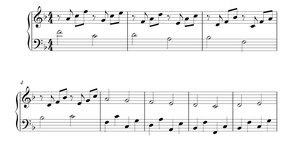
#> input picture StaffRemoval/aloha.png, 289 x 156 px, shrunk from 1063 x 573 before the run
$ jupyter execute --allow-errors staffRemovalWindow.ipynb   (older library calls are emulated)
#> lines starting #> are read from the running program, lines starting #| are printed output that depends on the picture; after the words box and inside, x2 and y2 are one past the last pixel; in counts of white or black regions, pixels touching at a corner belong together
[cell 1]
import cv2
import skimage.io as io
import numpy as np
from skimage.morphology import binary_erosion, binary_dilation, binary_closing,skeletonize, thin
from scipy.signal import convolve2d
from statistics import mode,variance
from math import sqrt
from skimage.measure import find_contours
import matplotlib.pyplot as plt
from skimage import data, color, img_as_ubyte
from skimage.feature import canny
from skimage.transform import hough_ellipse
from skimage.draw import ellipse_perimeter
from skimage.draw import rectangle
from skimage.morphology import disk
from scipy.spatial.distance import euclidean

[cell 2]
# [8 lines left out: functions showBinaryImg, showImg, not called in this run]

[cell 3]
def opening(img,ST):
    imgEroded=cv2.erode(img,ST)
    return cv2.dilate(imgEroded,ST)
def closing(img,ST):
    imgDilated=cv2.dilate(img,ST)
    return cv2.erode(imgDilated,ST)

[cell 4]
import numpy as np

from skimage.util.shape import view_as_windows

def feng_threshold(img, w_size1=15, w_size2=30,
                   k1=0.15, k2=0.01, alpha1=0.1):
    """ Runs the Feng's thresholding algorithm.
    Reference:
    Algorithm proposed in: Meng-Ling Feng and Yap-Peng Tan, “Contrast adaptive
    thresholding of low quality document images”, IEICE Electron. Express,
    Vol. 1, No. 16, pp.501-506, (2004).
    Modifications: Using integral images to compute the local mean and the
    standard deviation
    @param img: The input image. Must be a gray scale image
    @type img: ndarray
    @param w_size1: The size of the primary local window to compute
        each pixel threshold. Should be an odd window
    @type w_size1: int
    @param w_size2: The size of the secondary local window to compute
        the dynamic range standard deviation. Should be an odd window
    @type w_size2: int
    @param k1: Parameter value that lies in the interval [0.15, 0.25].
    @type k1: float
    @param k2: Parameter value that lies in the interval [0.01, 0.05].
    @type k2: float
    @param alpha1: Parameter value that lies in the interval [0.15, 0.25].
    @type alpha1: float
    @return: The estimated local threshold for each pixel
    @rtype: ndarray
    """
    # Obtaining rows and cols
    rows, cols = img.shape
    i_rows, i_cols = rows + 1, cols + 1

    # Computing integral images
    # Leaving first row and column in zero for convenience
    integ = np.zeros((i_rows, i_cols), np.float)
    sqr_integral = np.zeros((i_rows, i_cols), np.float)

    integ[1:, 1:] = np.cumsum(np.cumsum(img.astype(np.float), axis=0), axis=1)
    sqr_img = np.square(img.astype(np.float))
    sqr_integral[1:, 1:] = np.cumsum(np.cumsum(sqr_img, axis=0), axis=1)

    # Defining grid
    x, y = np.meshgrid(np.arange(1, i_cols), np.arange(1, i_rows))

    # Obtaining local coordinates
    hw_size = w_size1 // 2
    x1 = (x - hw_size).clip(1, cols)
    x2 = (x + hw_size).clip(1, cols)
    y1 = (y - hw_size).clip(1, rows)
    y2 = (y + hw_size).clip(1, rows)

    # Obtaining local areas size
    l_size = (y2 - y1 + 1) * (x2 - x1 + 1)

    # Computing sums
    sums = (integ[y2, x2] - integ[y2, x1 - 1] -
            integ[y1 - 1, x2] + integ[y1 - 1, x1 - 1])
    sqr_sums = (sqr_integral[y2, x2] - sqr_integral[y2, x1 - 1] -
                sqr_integral[y1 - 1, x2] + sqr_integral[y1 - 1, x1 - 1])

    # Computing local means
    means = sums / l_size

    # Computing local standard deviation
    stds = np.sqrt(sqr_sums / l_size - np.square(means))

    # Obtaining windows
    padded_img = np.ones((rows + w_size1 - 1, cols + w_size1 - 1)) * np.nan
    padded_img[hw_size: -hw_size, hw_size: -hw_size] = img

    winds = view_as_windows(padded_img, (w_size1, w_size1))

    # Obtaining maximums and minimums
    mins = np.nanmin(winds, axis=(2, 3))

    # Obtaining local coordinates for std range calculations
    hw_size = w_size2 // 2
    x1 = (x - hw_size).clip(1, cols)
    x2 = (x + hw_size).clip(1, cols)
    y1 = (y - hw_size).clip(1, rows)
    y2 = (y + hw_size).clip(1, rows)

    # Obtaining local areas size
    l_size = (y2 - y1 + 2) * (x2 - x1 + 2)

    # Computing sums
    sums = (integ[y2, x2] - integ[y2, x1 - 1] -
            integ[y1 - 1, x2] + integ[y1 - 1, x1 - 1])
    sqr_sums = (sqr_integral[y2, x2] - sqr_integral[y2, x1 - 1] -
                sqr_integral[y1 - 1, x2] + sqr_integral[y1 - 1, x1 - 1])

    # Computing local means2
    means2 = sums / l_size
    # Computing standard deviation range
    std_ranges = np.sqrt(sqr_sums / l_size - np.square(means2))

    # Computing normalized standard deviations and extra alpha parameters
    n_stds = stds / std_ranges
    n_sqr_std = np.square(n_stds)
    alpha2 = k1 * n_sqr_std
    alpha3 = k2 * n_sqr_std

    thresholds = ((1 - alpha1) * means + alpha2 * n_stds
                  * (means - mins) + alpha3 * mins)
    for x in range(img.shape[0]):
        for y in range(img.shape[1]):
            if(img[x][y]<thresholds[x][y]):
                img[x][y]=0
            else:
                img[x][y]=1
    return img

[cell 5]
img= cv2.imread("aloha.png",0)
#> img is the input picture: shape (156, 289); min 0, max 255, mean 242
if(np.amax(img)!=1):
    img=(img/255)
img=feng_threshold(img)
#> in feng_threshold, `means2 = sums / l_size`:
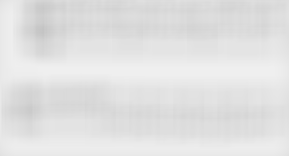
#> means2: shape (156, 289) float64; min 0.767, max 0.938, mean 0.885
#> in feng_threshold, `std_ranges = np.sqrt(sqr_sums / l_size - np.square(means2))`:
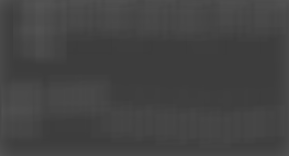
#> std_ranges: shape (156, 289) float64; min 0.238, max 0.328, mean 0.264
#> in feng_threshold, `n_sqr_std = np.square(n_stds)`:
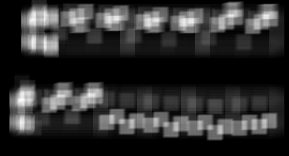
#> n_sqr_std: shape (156, 289) float64; 6.56% of the values are NaN or infinite; the others: min 0, max 1.05, mean 0.203; drawn with min black, max white, NaN and infinite black
#> in feng_threshold, `thresholds = ((1 - alpha1) * means + alpha2 * n_stds * (means - mins) ..`:
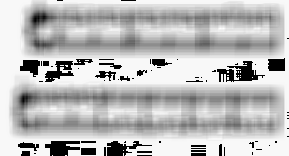
#> thresholds: shape (156, 289) float64; 6.56% of the values are NaN or infinite; the others: min 0.727, max 0.905, mean 0.867; drawn with min black, max white, NaN and infinite black
#> after the loop in feng_threshold, `for x in range(img.shape[0]):`:
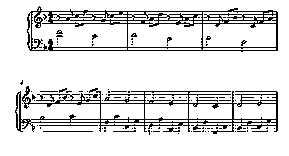
#> img: shape (156, 289) float64; values 0 (black) and 1 (white), 87.6% white; black in thin lines or dots, all inside (x1, y1, x2, y2) = (15, 6, 278, 135)
img2= np.copy(img)
img=1-img
proj = np.sum(img,1)
#> proj = 156 values, max 258 at index 119, min 0 at index 0, mean 35.78
maxProjection = np.max(proj)
#> maxProjection = 258
result = np.zeros(img.shape)
width=img.shape[1]
#> width = 289
# Draw a line for each row
for row in range(img.shape[0]):
    result[row,0:int(proj[row])]=1
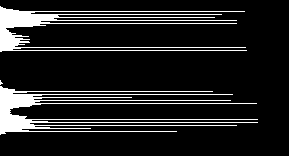
#> result: shape (156, 289) float64; values 0 (black) and 1 (white), 12.4% white; 3 white regions (1 under 20 px), largest, box (x1, y1, x2, y2) and area: (0, 86, 258, 135) 2984, (0, 6, 247, 52) 2590

cv2.imwrite('result.png', result)
result=1-result

[cell 6]
def filterPeaks(peaksMids,widths):
    newPeaks=[]
    newWidth=[]
    sumW=0
    for i in widths:
        sumW+=i
    avgW=sumW/len(widths)
    #if i dont have flase peaks for clusters then this will result in a problem
    var = variance(widths)
    print("var:",var)
    for i in range(len(peaksMids)):
        if(widths[i]>=avgW or (var<1000 and (avgW-widths[i])<20)):
            newPeaks.append(peaksMids[i])
            newWidth.append(widths[i])
    return newWidth,newPeaks
def imgStaffSegments(img,peaksMids,widths,staffH):
    segments=[]
    staffH=int(staffH)
    #TODO:add double the staff space instead of 5
    for i in range(len(peaksMids)):
        segments.append(img2[peaksMids[i]-int(widths[i]/2)-2*staffH:peaksMids[i]+int(widths[i]/2)+2*staffH,:])
    return segments

[cell 7]
def calcStaffPos(rowHist,isSigment):
    n,m=rowHist.shape
    if(isSigment):
        thres=20
    else:
        thres=int(maxProjection*0.6)
    start=end=0
    width=[]
    peaksMid=[]
    for i in range(n-1):
        if(rowHist[i][thres]!=rowHist[i+1][thres]):
            if rowHist[i][thres]==1:
                #end of zeros
                start=i
            else:
                #end of ones
                end=i+1
                peaksMid.append(int((start+end)/2))
                width.append((end-start))

    return np.array(width),np.array(peaksMid)


width,peaksMids=calcStaffPos(result,False)
#> in calcStaffPos, `thres=int(maxProjection*0.6)`: thres = 154
#> after the loop in calcStaffPos, `for i in range(n-1):`: peaksMid = [11, 14, 17, 20, 23, 47, 50, 91, 94, 100, 103, 119, 122, 125, 131]; width = [2, 2, 2, 2, 2, 2, 2, 2, 2, 2, 2, 2, 2, 2, 2]
#> width = [2, 2, 2, 2, 2, 2, 2, 2, 2, 2, 2, 2, 2, 2, 2]; peaksMids has the same summary as peaksMid in calcStaffPos
maxSpace=0
for i in range(len(peaksMids)):
    if(i%5<4 and i+1<len(peaksMids)and peaksMids[i+1]-peaksMids[i]>maxSpace):
        maxSpace=peaksMids[i+1]-peaksMids[i]
        maxSpace=maxSpace-(width[i]/2+width[i+1]/2)
#> this loop made 15 passes
#> maxSpace on passes 1, 2, 3, 4, 6, 7: 1, 1, 1, 1, 1, 39
#> after the loop, maxSpace = 39

widthSegments,peakSegments=calcStaffPos(result,True)
#> widthSegments = [17, 3, 3, 3, 2, 3, 2, 3, 14, 17]; peakSegments = [18, 35, 38, 41, 44, 47, 50, 91, 100, 123]
widthSegments,peakSegments=filterPeaks(peakSegments,widthSegments)
#> the loop in filterPeaks, `for i in widths:` made 10 passes
#> (i, sumW) on passes 1, 2, 5, 6, 7, 8, 9, 10: (17, 17), (3, 20), (2, 28), (3, 31), (2, 33), (3, 36), (14, 50), (17, 67)
#> sumW on passes 3 to 4: 23, 26
#> after the loop in filterPeaks, `for i in widths:`: sumW = 67
#> in filterPeaks, `avgW=sumW/len(widths)`: avgW = 6.7
#> in filterPeaks, `var = variance(widths)`: var = 42
#| var: 42
#> the loop in filterPeaks, `for i in range(len(peaksMids)):` made 10 passes
#> after the loop in filterPeaks, `for i in range(len(peaksMids)):`: newPeaks = [18, 35, 38, 41, 44, 47, 50, 91, 100, 123]; newWidth = [17, 3, 3, 3, 2, 3, 2, 3, 14, 17]
imgStaffSegments=imgStaffSegments(img2,peakSegments,widthSegments,maxSpace)
#> in imgStaffSegments, `staffH=int(staffH)`: staffH = 39
#> the loop in imgStaffSegments, `for i in range(len(peaksMids)):` made 10 passes
#> after the loop in imgStaffSegments, `for i in range(len(peaksMids)):`: segments = 10 items
#> imgStaffSegments = 10 items

imgindex=0
for i in imgStaffSegments:
    cv2.imwrite("segments/"+str(imgindex)+".png",i*255)
    imgindex+=1
#> this loop made 10 passes
#> after the loop, imgindex = 10

[cell 8]
def removeStaffRow(imgOriginal,midPoint,curWidth):
    thresPixel=curWidth
    for i in range(imgOriginal.shape[1]):
        pixelSum= sum(imgOriginal[midPoint-curWidth:midPoint+curWidth,i:i+1])
        if(pixelSum<=thresPixel):
           # print(imgOriginal[midPoint-curWidth:midPoint+curWidth,i:i+1])
            imgOriginal[midPoint-curWidth:midPoint+curWidth,i:i+1]=0
    return imgOriginal

img2=1-img2
ST=np.ones((1,3))
img2=cv2.dilate(img2,ST)
#> img2: shape (156, 289) float64; values 0 (black) and 1 (white), 17.1% white; 42 white regions (29 under 20 px), largest, box (x1, y1, x2, y2) and area: (14, 86, 279, 135) 3843, (26, 6, 279, 52) 3281, (39, 88, 73, 93) 59

for i in range(len(peaksMids)):
    img2=removeStaffRow(img2,peaksMids[i],width[i])
#> this loop made 15 passes
#> pass 1, `img2=removeStaffRow(img2,peaksMids[i],width[i])`:
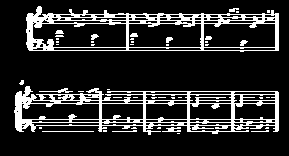
#> img2: shape (156, 289) float64; values 0 (black) and 1 (white), 16.5% white; 45 white regions (31 under 20 px), largest, box (x1, y1, x2, y2) and area: (14, 86, 279, 135) 3843, (26, 6, 279, 52) 2978, (39, 88, 73, 93) 59
#> after the loop:
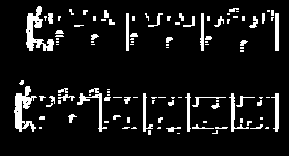
#> img2: shape (156, 289) float64; values 0 (black) and 1 (white), 8.9% white; 112 white regions (67 under 20 px), largest, box (x1, y1, x2, y2) and area: (26, 6, 54, 51) 515, (14, 86, 37, 132) 482, (77, 88, 107, 132) 255

ST=np.ones((2,1))
img2=cv2.dilate(img2,ST)
#> img2: shape (156, 289) float64; values 0 (black) and 1 (white), 10.8% white; 75 white regions (23 under 20 px), largest, box (x1, y1, x2, y2) and area: (26, 6, 54, 52) 572, (14, 86, 37, 133) 534, (77, 88, 107, 133) 310
img2=1-img2
cv2.imwrite("outing.png",img2*255)
#> Out = True

[cell 9]
img= cv2.imread("0another.png",0)
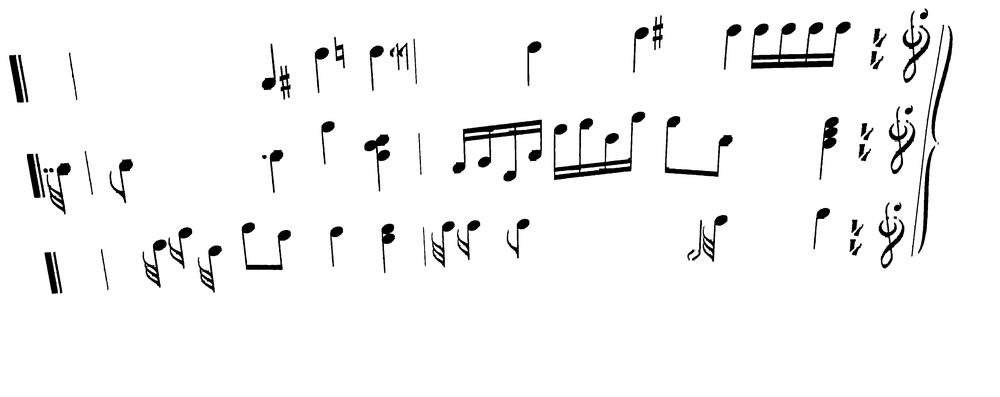
#> input picture StaffRemoval/0another.png, 1000 x 397 px, shrunk from 3680 x 1460 before the run
#> img is the input picture: shape (397, 1000); min 0, max 255, mean 244.6
if(np.amax(img)!=1):
    img=(img/255)
img = np.where(img>200/255,1,0)
#> img: shape (397, 1000) int64; values 0 (black) and 1 (white), 95.2% white; 67 black regions (2 under 20 px), largest, box (x1, y1, x2, y2) and area: (751, 21, 851, 69) 1753, (554, 111, 645, 180) 1563, (452, 119, 542, 182) 1548

#img=feng_threshold(img)
img2= np.copy(img)
contours = find_contours(img2, 0.8)
#> contours = 103 point arrays, longest 637 points
imgContours=[]
index=0
for contour in contours:
    x = contour[:,1]
    y = contour[:,0]
    [Xmin, Xmax, Ymin, Ymax] = [np.amin(x), np.amax(x), np.amin(y), np.amax(y)]
    rr, cc = rectangle(start = (Ymin,Xmin), end = (Ymax,Xmax), shape=img.shape)
    imgSymbol=img2[int(Ymin):int(Ymax+1),int(Xmin):int(Xmax+1)]
    imgContours.append([Ymin,Xmin])
    cv2.imwrite("contours/"+str(index)+".png",imgSymbol*255)
    index+=1
#> this loop made 103 passes
#> (Xmin, Xmax, Ymin, Ymax) on passes 1 to 12: (919.2, 927.8, 7.2, 19.8), (901.2, 929.8, 9.2, 82.8), (651.2, 662.8, 14.2, 49.8), (750.2, 850.8, 20.2, 68.8), (723.2, 741.8, 23.2, 69.8), (910.2, 943.8, 24.2, 256.8), (930.2, 952.8, 24.2, 144.8), (632.2, 648.8, 26.2, 72.8), (872.2, 886.8, 27.2, 47.8), (655.8, 658.2, 29.8, 35.2), (333.2, 344.8, 36.2, 68.8), (412.2, 416.8, 38.2, 83.8)
#> (x, y, Xmin, Xmax, Ymin, Ymax, rr, cc) on passes 40, 45: ([826, 825.8, 825.8, 826, 827, 827.2, 827, 826.2, 826], [129.2, 129, 128, 127.8, 127.8, 128, 128.2, 129, 129.2], 825.8, 827.2, 127.8, 129.2, [[128, 129], [128, 129]], [[826, 826], [827, 827]]), ([825, 824.8, 824.8, 825, 826, 826.2, 826, 825.2, 825], [139.2, 139, 138, 137.8, 137.8, 138, 138.2, 139, 139.2], 824.8, 826.2, 137.8, 139.2, [[138, 139], [138, 139]], [[825, 825], [826, 826]])
#> pass 2, `imgSymbol=img2[int(Ymin):int(Ymax+1),int(Xmin):int(Xmax+1)]`:
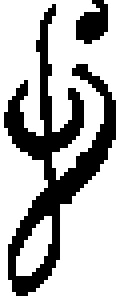
#> imgSymbol: shape (74, 29) int64 (shown 4 times larger); values 0 (black) and 1 (white), 69.5% white; 2 black regions, box (x1, y1, x2, y2) and area: (1, 1, 29, 74) 595, (19, 0, 27, 11) 60
#> after the loop, imgContours = 103 pairs, first value 7.2 to 279.8, second value 8.2 to 930.2; index = 103
imgContours=np.array(imgContours)

[cell 10]
segment = peaksMids[0:5]
#> segment = [11, 14, 17, 20, 23]
widths = width[0:5]
#> widths = [2, 2, 2, 2, 2]
spaces=[]
for i in range(segment.shape[0]):
    if(i==0):
        continue
    spaces.append(int(((segment[i]-segment[i-1])-int(widths[i]/2+widths[i-1]/2))))
#> after the loop, spaces = [1, 1, 1, 1]
spaces=np.array(spaces)
# [61 lines left out: functions getNoteName, detectBlackNoteHeadStick, not called in this run]
